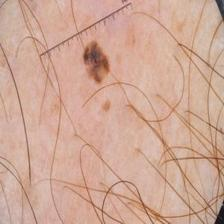
#> input picture data/test/Malignant/5814.jpg, 224 x 224 px; its folder holds only this picture in this run
$ python preprocess.py
#> lines starting #> are read from the running program, lines starting #| are printed output that depends on the picture
#> in preprocess_image, img is the input picture: shape (224, 224, 3); mean B, G, R 149.7, 167.6, 206.7
import cv2
import os
from tqdm import tqdm

def apply_gaussian_blur(image, kernel_size=(5, 5), sigma=0):
#> called with kernel_size = (5, 5), sigma = 0
    return cv2.GaussianBlur(image, kernel_size, sigma)
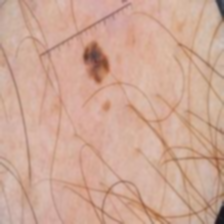
#> returned value: shape (224, 224, 3); mean of channels 0, 1, 2 149.7, 167.6, 206.7; drawn as B, G, R


def apply_clahe(image):
    lab = cv2.cvtColor(image, cv2.COLOR_BGR2LAB)
#> lab: shape (224, 224, 3); mean of channels 0, 1, 2 183, 139.7, 142.7
    lab_planes = list(cv2.split(lab))
#> lab_planes = 3 items
    clahe = cv2.createCLAHE(clipLimit=2.0, tileGridSize=(8, 8))
    lab_planes[0] = clahe.apply(lab_planes[0])
    lab = cv2.merge(lab_planes)
#> lab: shape (224, 224, 3); mean of channels 0, 1, 2 183.6, 139.7, 142.7
    bgr = cv2.cvtColor(lab, cv2.COLOR_LAB2BGR)
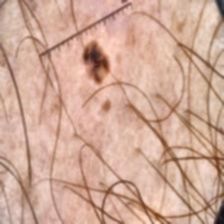
#> bgr: shape (224, 224, 3); mean B, G, R 150.8, 168.7, 207.6
    return bgr


def preprocess_image(image_path):
    img = cv2.imread(image_path)
    img = apply_gaussian_blur(img)
    img = apply_clahe(img)
    return img


def save_image(image, path):
    cv2.imwrite(path, image)


def process_images_in_directory(input_directory, output_directory):
    if not os.path.exists(output_directory):
        os.makedirs(output_directory)

#> (the run stopped early here; a loop or call above may not have finished)
